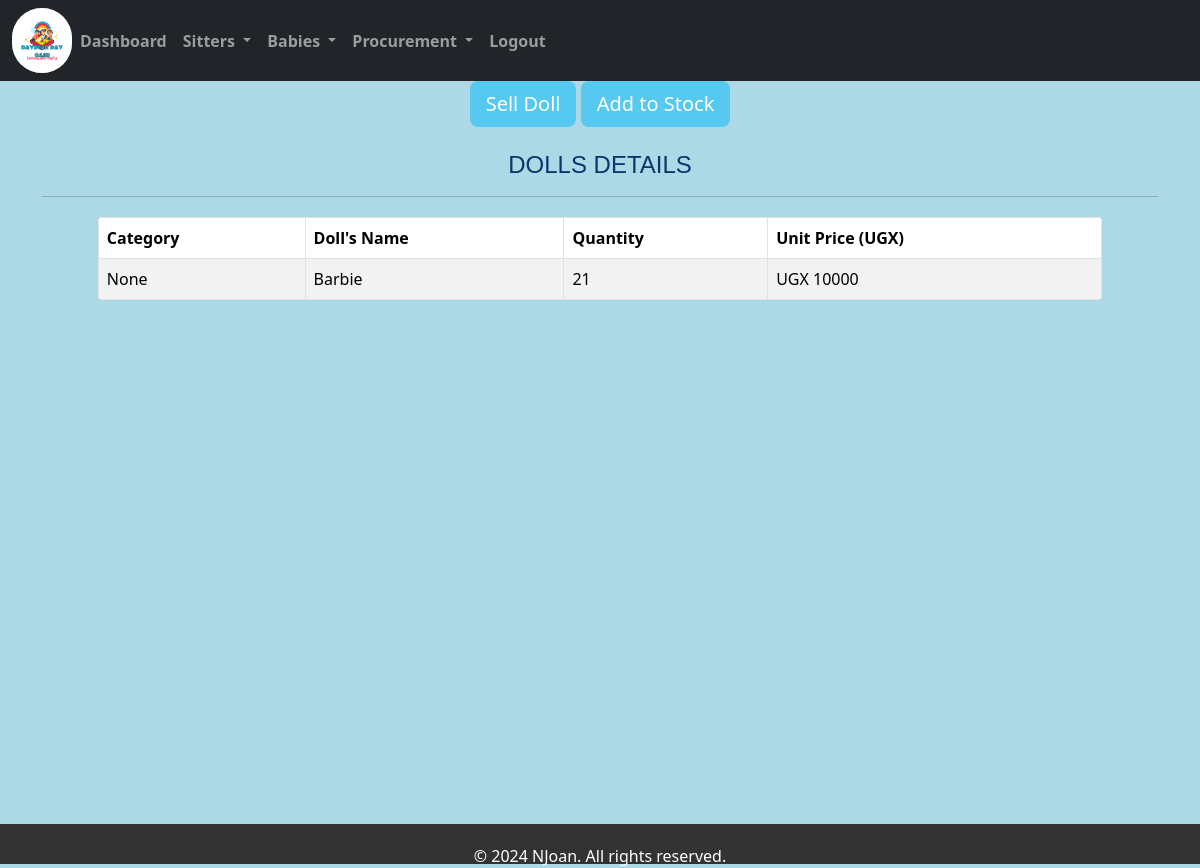
Page /dollscorner/1/ on the earlier database version.
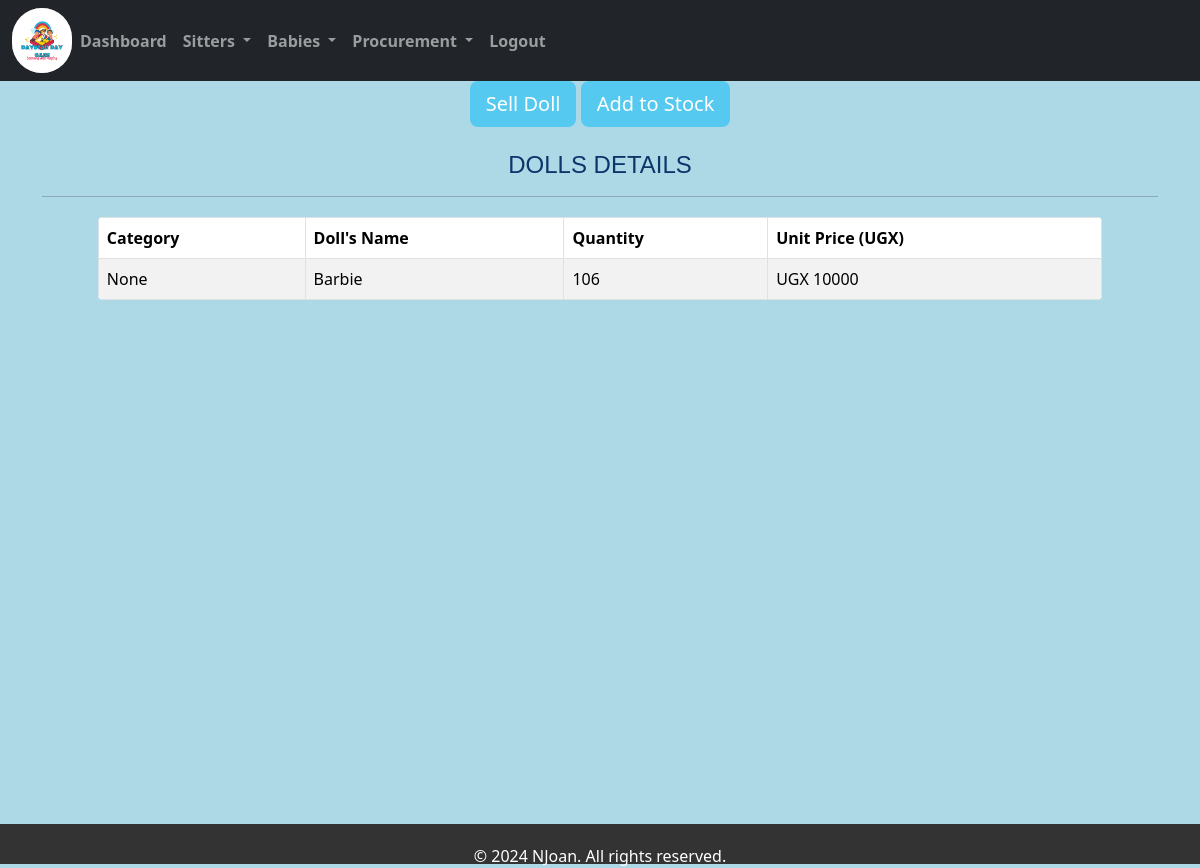
Same page on the later database version.
### home/models.py (models this page shows, shortened)
class Doll(models.Model):
    category_doll = models.ForeignKey(Category_doll, on_delete=models.CASCADE, null=True, blank=True)
    name_of_the_doll = models.CharField(max_length=200, null=True, blank=True)
    quantity = models.IntegerField(default=0)
    issued_quantity = models.IntegerField(default=0, blank=True, null=True)
    received_quantity = models.IntegerField(default=0, null=True, blank=True)
    Unit_price = models.IntegerField(default=0, null=True, blank=True)
    date = models.DateField(default=timezone.now)

### home/views.py (the view)
# urls.py: path('dollscorner/<int:dolls_id>/', views.dollscorner, name='dollscorner'),#dollcorner
def dollscorner(request, dolls_id):
    dolls = get_object_or_404(Doll, id=dolls_id)
    return render(request, 'dollscorner.html', {'dolls': dolls})

### home/templates/dollscorner.html (shortened to what this page needs)
{% extends 'base.html' %}
{% load  static %}
{% block content %}
<div class="container">
    <div class="text-center mb-4">
        <a href="{% url 'issue_item' dolls.id %}" class="btn btn-custom btn-lg">Sell Doll</a>
        <a href="{% url 'add_to_stock' dolls.id %}" class="btn btn-custom btn-lg">Add to Stock</a>
    </div>
    <h4>DOLLS DETAILS</h4>
    <hr>
    <div class="table-container">
        <table class="table table-bordered table-striped table-responsive">
            <thead class="thead-dark">
                <tr>
                    <th scope="col">Category</th>
                    <th scope="col">Doll's Name</th>
                    <th scope="col">Quantity</th>
                    <th scope="col">Unit Price (UGX)</th>
                </tr>
            </thead>
            <tbody>
                <tr>
                    <td>{{ dolls.category_doll }}</td>
                    <td>{{ dolls.name_of_the_doll }}</td>
                    <td>{{ dolls.quantity }}</td>
                    <td>UGX {{ dolls.Unit_price }}</td>
                </tr>
            </tbody>
        </table>
    </div>
</div>
<br><br><br><br><br><br><br><br><br><br><br><br><br><br><br><br><br><br><br><br><br><r></r>
{% endblock %}

Differences in the rows shown:
changed Doll "None": quantity "21" → "106"
